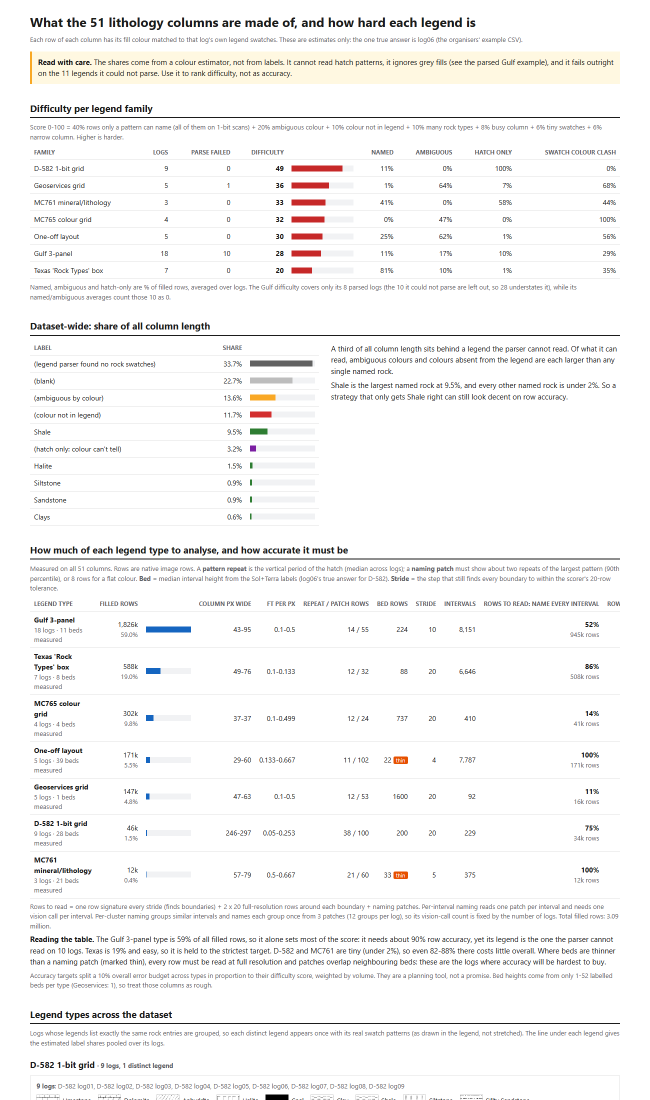
#> input picture workspace/viridien/analysis/mixpage_budget1.png, 1300 x 2200 px (shown at 1/2 size)
$ python -i families.py   (imports and definitions only)
#> lines starting #> are read from the running program, lines starting #| are printed output that depends on the picture
"""Pattern families: JEV sorts every legend swatch (all logs) into visual families by shape alone,
then local measurements find look-alikes inside each family that carry different names.

Run:  python -X utf8 -B labeltool/families.py            (classify + write analysis/pattern_families.*)
Outputs: analysis/pattern_families.json, analysis/pattern_families.html
"""
import base64
from concurrent.futures import ThreadPoolExecutor
import hashlib
import html
import io as _io
import json
from pathlib import Path
import sys

import numpy as np
from PIL import Image

sys.path.insert(0, str(Path(__file__).resolve().parents[1]))
from labeltool.common import ROOT, CACHE, family as log_family, normalize  # noqa: E402
from labeltool.jev2 import fix_label  # noqa: E402

LEGENDS = ROOT / 'out' / '_cache' / 'legend_v2'
OUT = CACHE / 'families'
ANALYSIS = ROOT / 'analysis'
VERSION = 'fam-1'

# Families are described by what is drawn, never by rock name, so JEV cannot lean on the label.
FAMILIES = {
    'solid_dark': 'Solid black or very dark fill covering almost everything',
    'plain_fill': 'Plain colour or grey fill with no drawn pattern',
    'blank': 'White / empty, nothing drawn',
    'brick': 'Brick wall: horizontal rows of rectangles with staggered vertical joints',
    'slant_brick': 'Slanted bricks / rhombs: horizontal rows whose joints are diagonal',
    'diagonal': 'Parallel diagonal lines only',
    'grid': 'Cross-hatch or square grid of crossing lines',
    'h_lines': 'Continuous (unbroken) horizontal lines',
    'dash_rows': 'Rows of short horizontal dashes, no dots',
    'dots': 'Dots or stipple only, no dashes',
    'dash_dot': 'Mixture of horizontal dashes and dots',
    'v_ticks': 'Short vertical ticks or vertical line segments',
    'circles': 'Circles, ovals or pebble outlines',
    'angular': 'Triangles or angular fragments',
    'crosses': 'Crosses, plus signs, V shapes or carets scattered',
    'wavy': 'Wavy or curved lines',
    'symbols': 'Letters, numbers or other symbols',
    'other': 'Some other pattern',
}
KEYS = list(FAMILIES)
PROMPT = ('This is one enlarged legend symbol from a scanned geological log. Ignore its colour and its '
          'thin outer border. Which description matches the DRAWN PATTERN best? Judge only the shapes: '
          'lines vs dashes vs dots, their orientation and arrangement.')


# [14 lines left out: function load_entries, not called in this run]


def inner(rgb):
    h, w = rgb.shape[:2]
    m = max(2, min(h, w) // 12)
    return rgb[m:h - m, m:w - m]


def signature(rgb):
    return np.asarray(Image.fromarray(inner(rgb)).resize((36, 24), Image.Resampling.BOX), dtype=np.float32)


# [32 lines left out: functions dedupe, runs, period, not called in this run]


def describe(rgb):
    """Phase-free measurements that separate look-alikes inside a family."""
    x = inner(rgb)
    grey = x.mean(axis=2)
    ink = grey < 128
    h_runs, v_runs = runs(ink), runs(ink.T)
    from scipy import ndimage
    lab, n = ndimage.label(ink)
    sizes = np.bincount(lab.ravel())[1:] if n else np.array([])
    hsv = np.asarray(Image.fromarray(x).convert('HSV'), dtype=np.float32)
    paper = grey >= 128
    return dict(
        ink=round(float(ink.mean()), 3),
        dash_len=float(np.median(h_runs[h_runs > 2])) if (h_runs > 2).any() else 0.0,
        dash_p90=float(np.percentile(h_runs[h_runs > 2], 90)) if (h_runs > 2).any() else 0.0,
        thick=float(np.median(v_runs[v_runs > 0])) if v_runs.size else 0.0,
        row_period=period(ink.mean(axis=1)),
        col_period=period(ink.mean(axis=0)),
        blobs=int(n),
        dots=int(((sizes >= 2) & (sizes <= 30)).sum()),
        sat=round(float(hsv[..., 1][paper].mean() / 255) if paper.any() else 0.0, 3),
        rgb=[int(v) for v in (x[paper].mean(axis=0) if paper.any() else x.reshape(-1, 3).mean(axis=0))],
    )


# [137 lines left out: functions classify, data_uri, confusable, write_html, main, not called in this run]


# [2 lines not run here, left out]

>>> import cv2
>>> picture = cv2.imread('../../analysis/mixpage_budget1.png', cv2.IMREAD_GRAYSCALE)
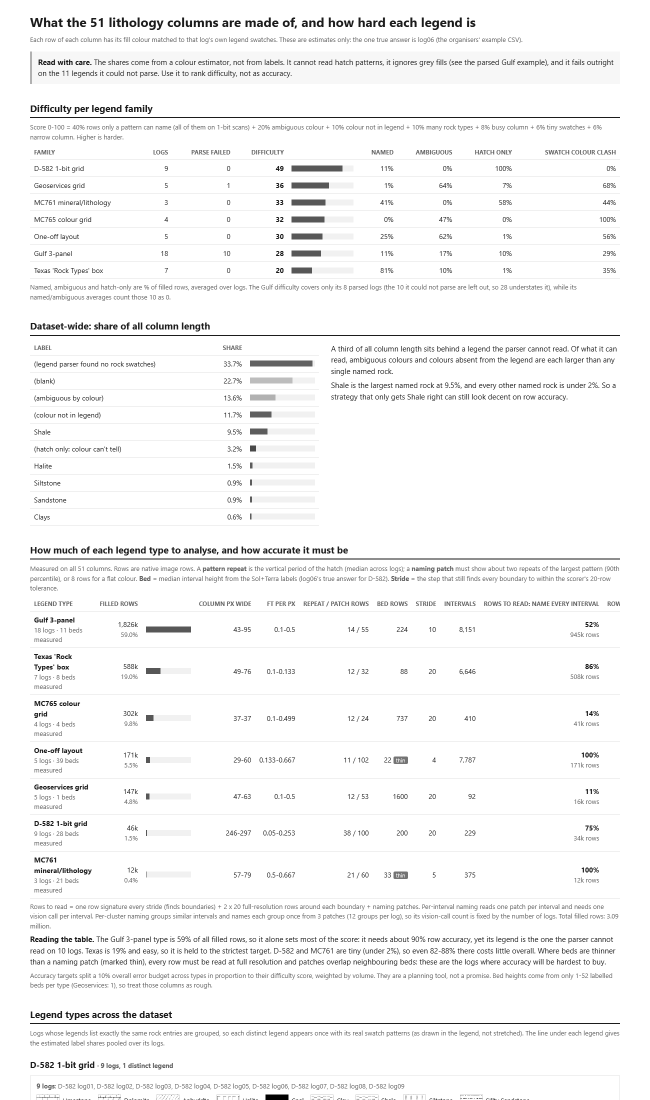
#> picture: shape (2200, 1300) (shown at 1/2 size); min 0, max 255, mean 246.5
>>> result = describe(picture)
#> in inner, `return rgb[m:h - m, m:w - m]`:
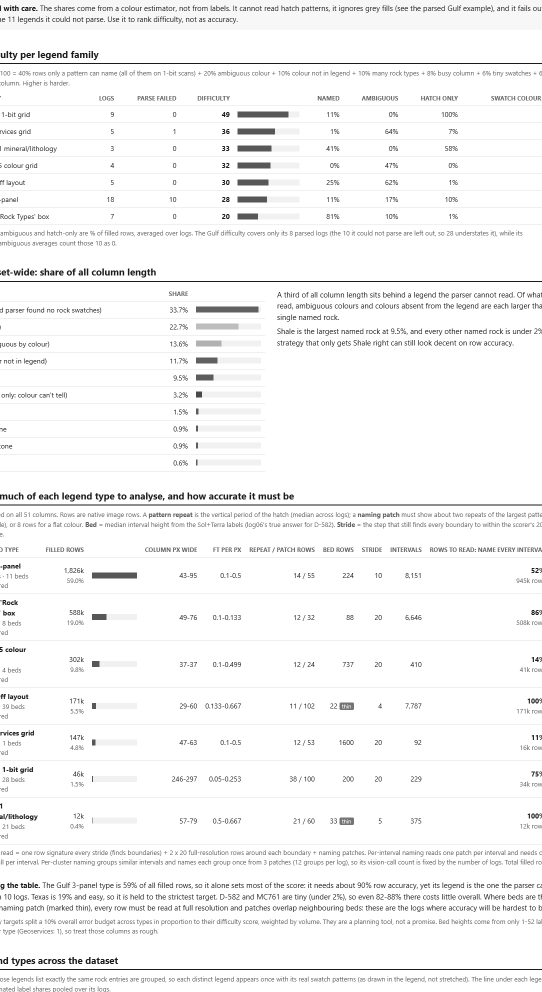
#> returned value: shape (1984, 1084) (shown at 1/2 size); min 27, max 255, mean 246.1
#> (the run stopped early here; a loop or call above may not have finished)

$ run again, on workspace/viridien/analysis/mixpage_conf1.png
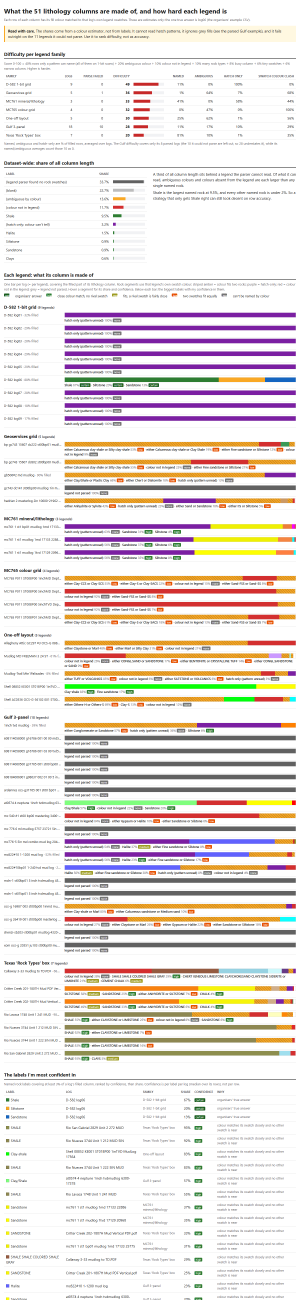
#> input picture workspace/viridien/analysis/mixpage_conf1.png, 1200 x 5200 px (shown at 1/4 size)
#> `picture = cv2.imread('../../analysis/mixpage_budget1.png', cv2.IMREAD_..`:
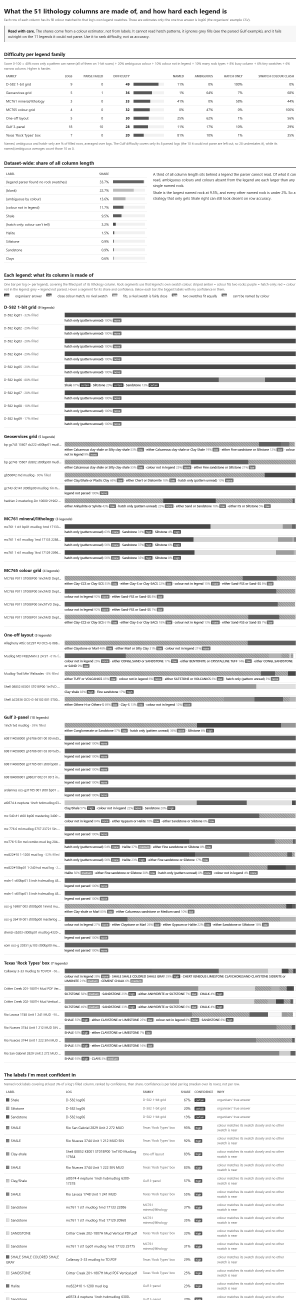
#> picture: shape (5200, 1200) (shown at 1/4 size); min 27, max 255, mean 227.7
#> in inner, `return rgb[m:h - m, m:w - m]`:
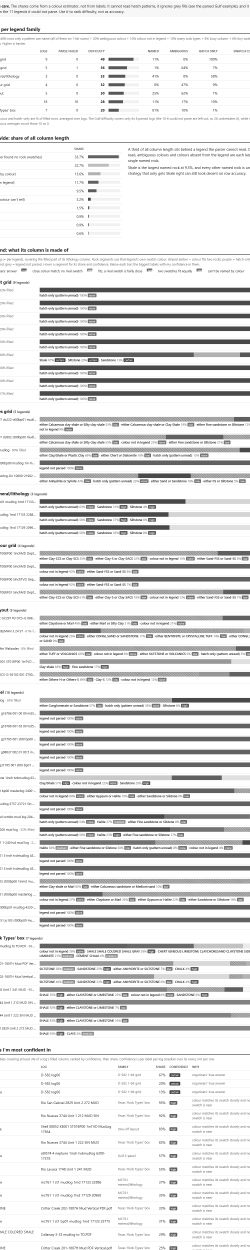
#> returned value: shape (5000, 1000) (shown at 1/4 size); min 27, max 255, mean 224.8

$ run again, on workspace/viridien/analysis/mixpage_d.png
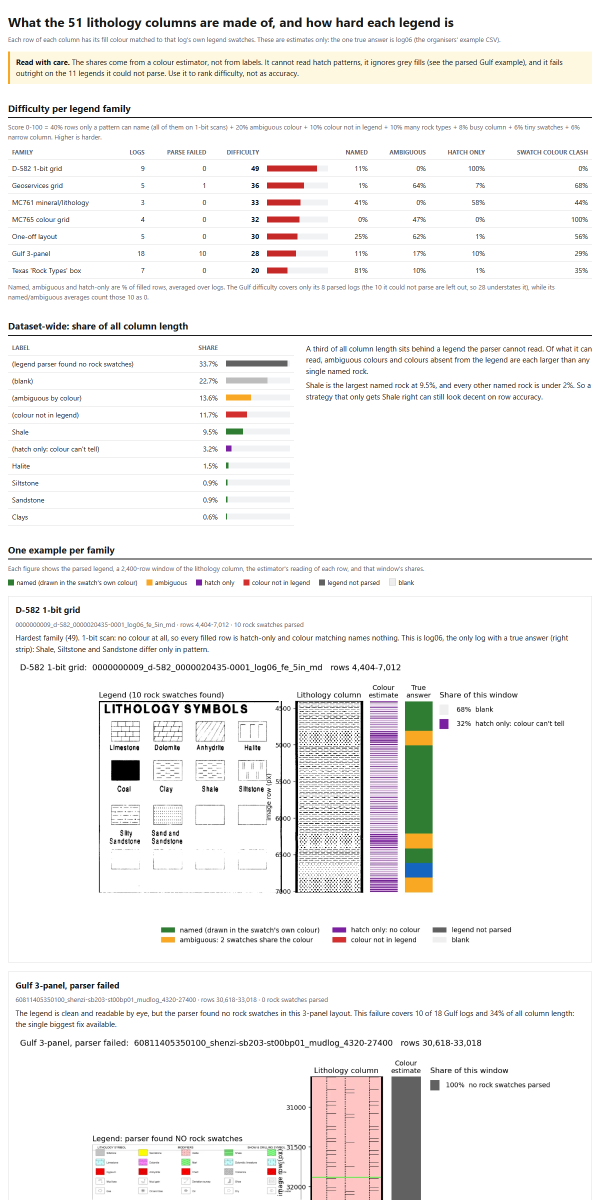
#> input picture workspace/viridien/analysis/mixpage_d.png, 1200 x 2400 px (shown at 1/2 size)
#> `picture = cv2.imread('../../analysis/mixpage_budget1.png', cv2.IMREAD_..`:
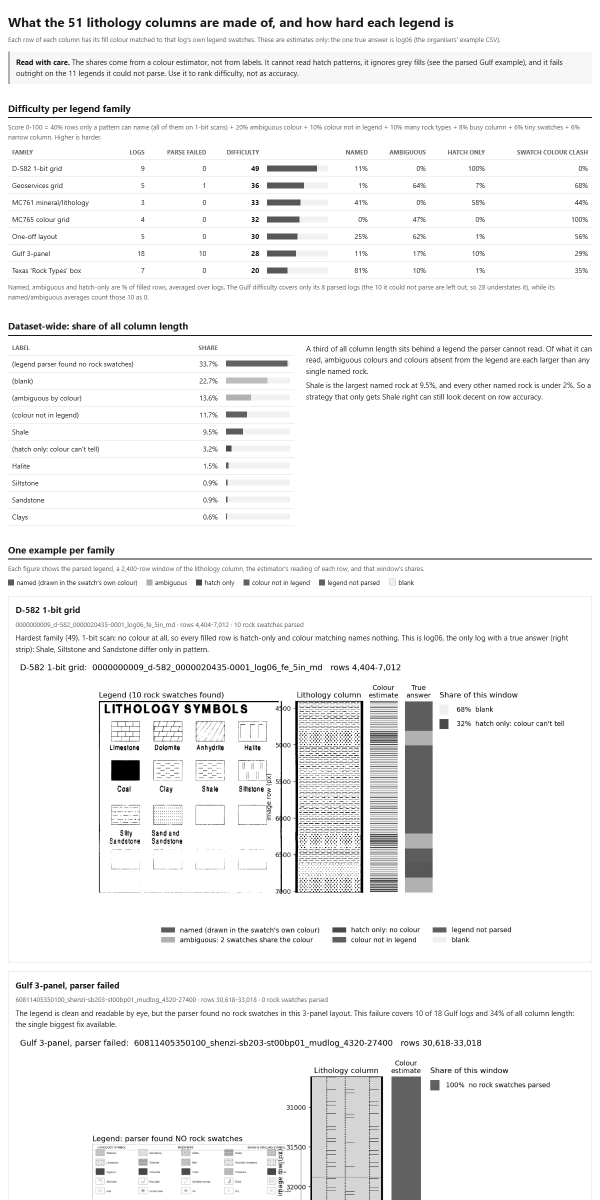
#> picture: shape (2400, 1200) (shown at 1/2 size); min 0, max 255, mean 242.4
#> in inner, `return rgb[m:h - m, m:w - m]`:
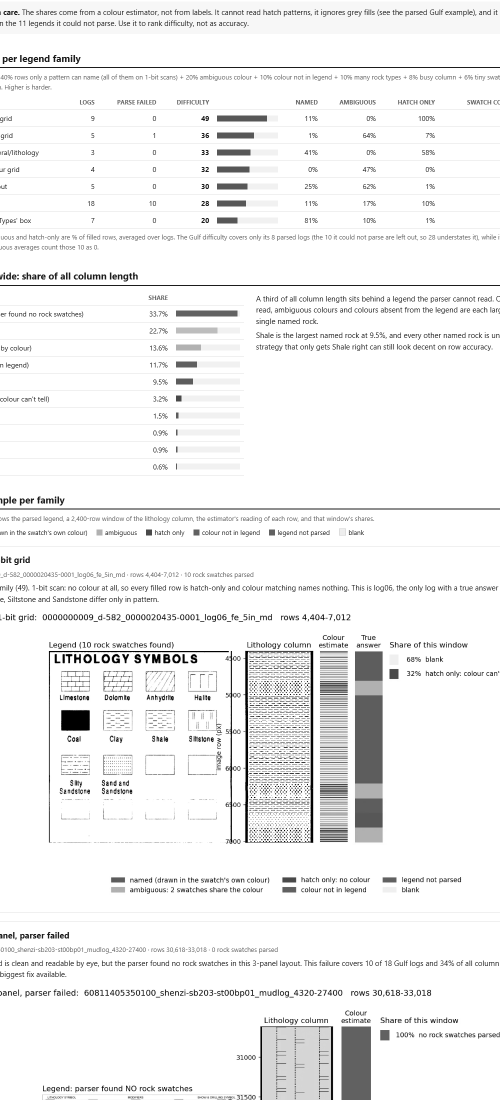
#> returned value: shape (2200, 1000) (shown at 1/2 size); min 0, max 255, mean 241.7

$ run again, on workspace/viridien/analysis/mixpage_p.png
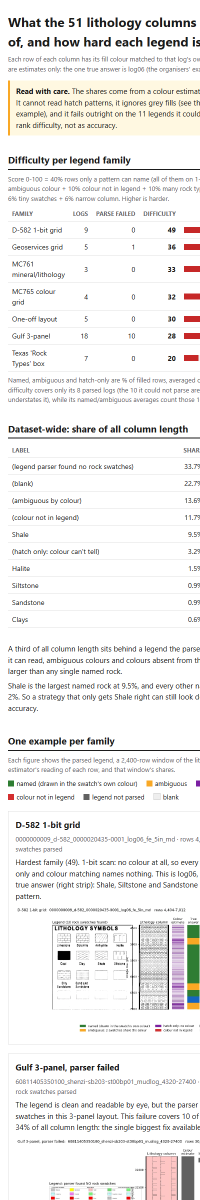
#> input picture workspace/viridien/analysis/mixpage_p.png, 400 x 2400 px (shown at 1/2 size)
#> `picture = cv2.imread('../../analysis/mixpage_budget1.png', cv2.IMREAD_..`:
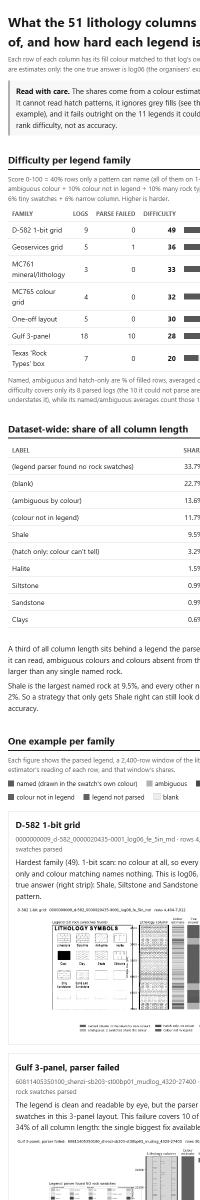
#> picture: shape (2400, 400) (shown at 1/2 size); min 0, max 255, mean 239.5
#> in inner, `return rgb[m:h - m, m:w - m]`:
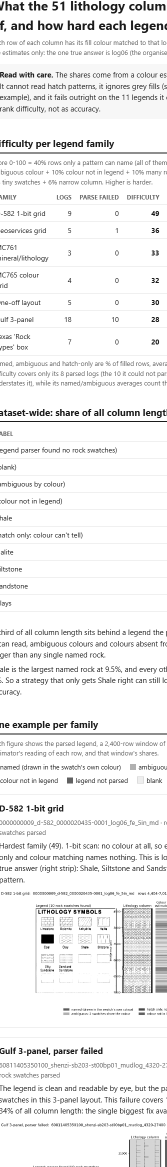
#> returned value: shape (2334, 334) (shown at 1/2 size); min 0, max 255, mean 239.8
